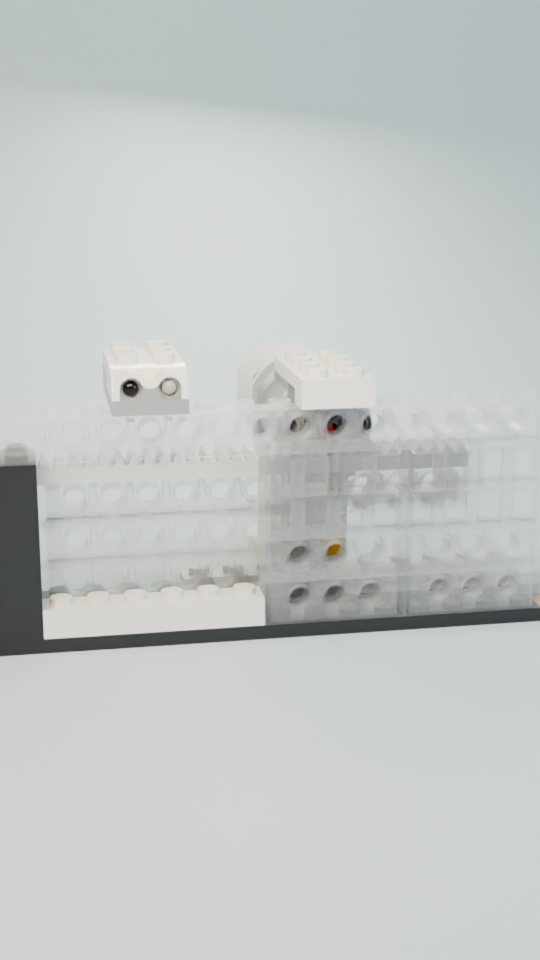
#> input picture dveri-test/f0001.png, 1080 x 1920 px, given in place of f0013.png, which was not available (shown at 1/2 size)
$ python build.py ../../dveri-test ../../dveri-test/f0040.png
#> lines starting #> are read from the running program, lines starting #| are printed output that depends on the picture; pictures that were not available may be replaced by others from this repository, and a replacement may not be noted
#> in frame, im is the input picture: PIL image 1080x1920 RGBA; mean R, G, B, A 195.6, 199.3, 197.9, 255
"""Карусель для первого экрана главной legobot.ru: четыре модели подряд, по 6 с, с мягким переходом.
Берёт прозрачные кадры уже отрендеренных петель (папки frames/<имя>/f0001.png…), кладёт на фон главной
и склеивает: WeDo → SPIKE Prime → SPIKE Essential → EV3 → снова WeDo (петля без шва).
  python build.py <папка с подпапками кадров> <папка вывода>"""
import sys, os
from PIL import Image, ImageFilter

SRC, DST = sys.argv[1], sys.argv[2]
os.makedirs(DST, exist_ok=True)
# (папка, первый кадр куска в своей петле): WeDo — начало петли; принтер — ручка опускается и печатает;
# вратарь — сейв слева и справа; Робостроитель — берёт кубик, везёт и ставит
SEGMENTS = [('wedo', 1), ('prime', 25), ('essential', 15), ('ev3', 44)]
N, X = 144, 12                      # видимая часть куска (6 с) и переход (0,5 с) при 24 кадрах в секунду
EDGE, CENTRE, GAIN = (236, 248, 227), (250, 253, 246), 1.55        # фон первого экрана главной (как у прежнего ролика)

_bg = {}
def background(w, h):
#> called with w = 1080, h = 1920
    if (w, h) not in _bg:
        g = Image.radial_gradient('L').resize((w, h), Image.BICUBIC)
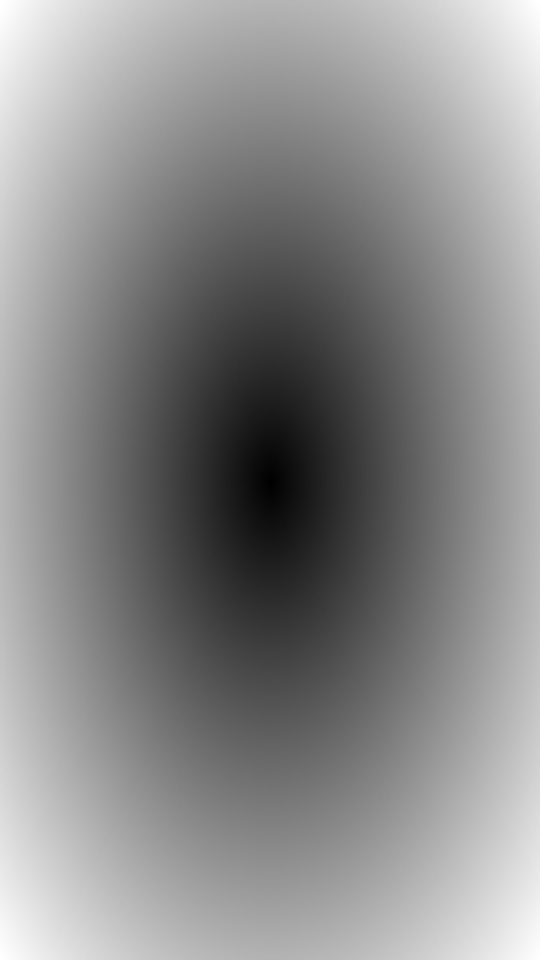
#> g: PIL image 1080x1920 L (shown at 1/2 size); min 0, max 255, mean 138.1
        g = g.point(lambda v: min(255, int(v * GAIN)))
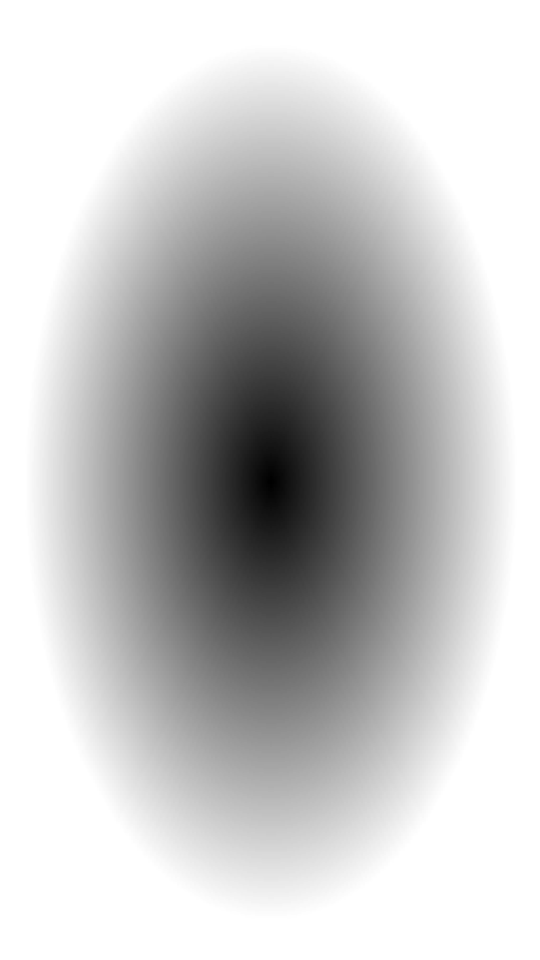
#> g: PIL image 1080x1920 L (shown at 1/2 size); min 0, max 255, mean 199.1
        a, b = Image.new('RGB', (w, h), CENTRE), Image.new('RGB', (w, h), EDGE)
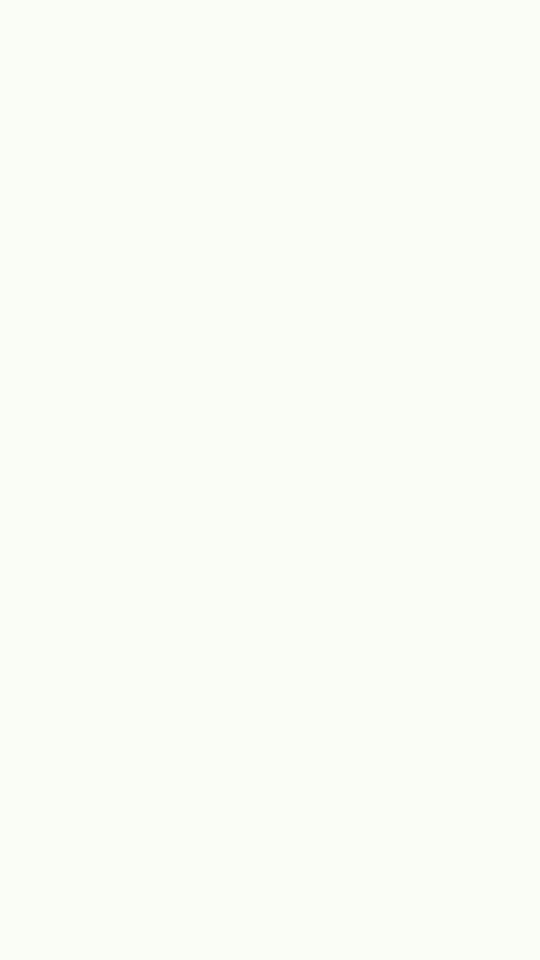
#> a: PIL image 1080x1920 RGB (shown at 1/2 size); mean R, G, B 250, 253, 246
        _bg[(w, h)] = Image.composite(b, a, g).filter(ImageFilter.GaussianBlur(2))
    return _bg[(w, h)]

def frame(k, i):
    name, start = SEGMENTS[k]
    im = Image.open(os.path.join(SRC, name, f'f{start + i:04d}.png')).convert('RGBA')
    out = background(*im.size).copy(); out.paste(im, (0, 0), im)
    return out

total = N * len(SEGMENTS)
for t in range(total):
    k, j = divmod(t, N)
    loc = X + j                                     # первые X кадров куска уходят в переход с предыдущим
#> (the run stopped early here; a loop or call above may not have finished)
